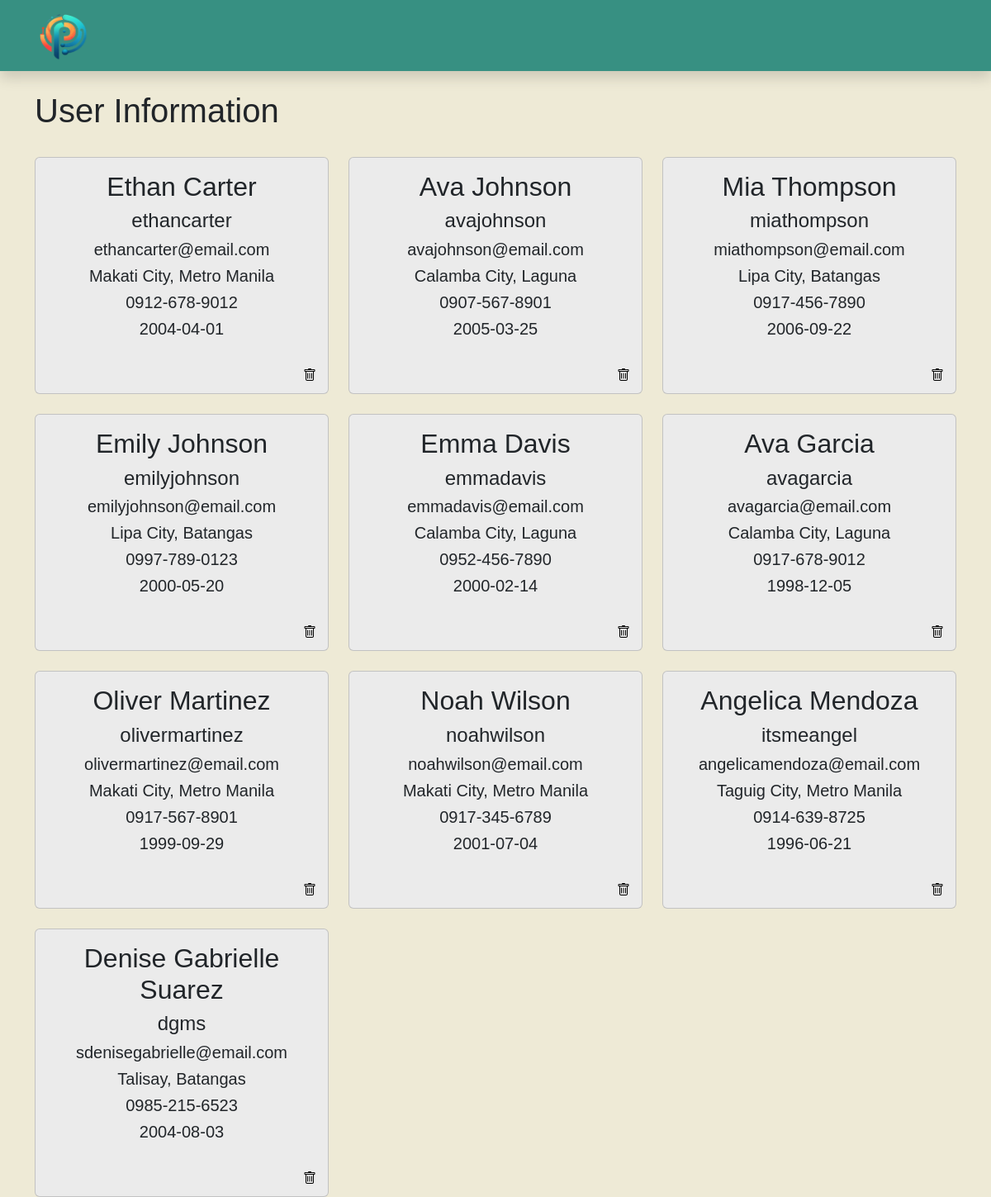
Before: / with the older database file.
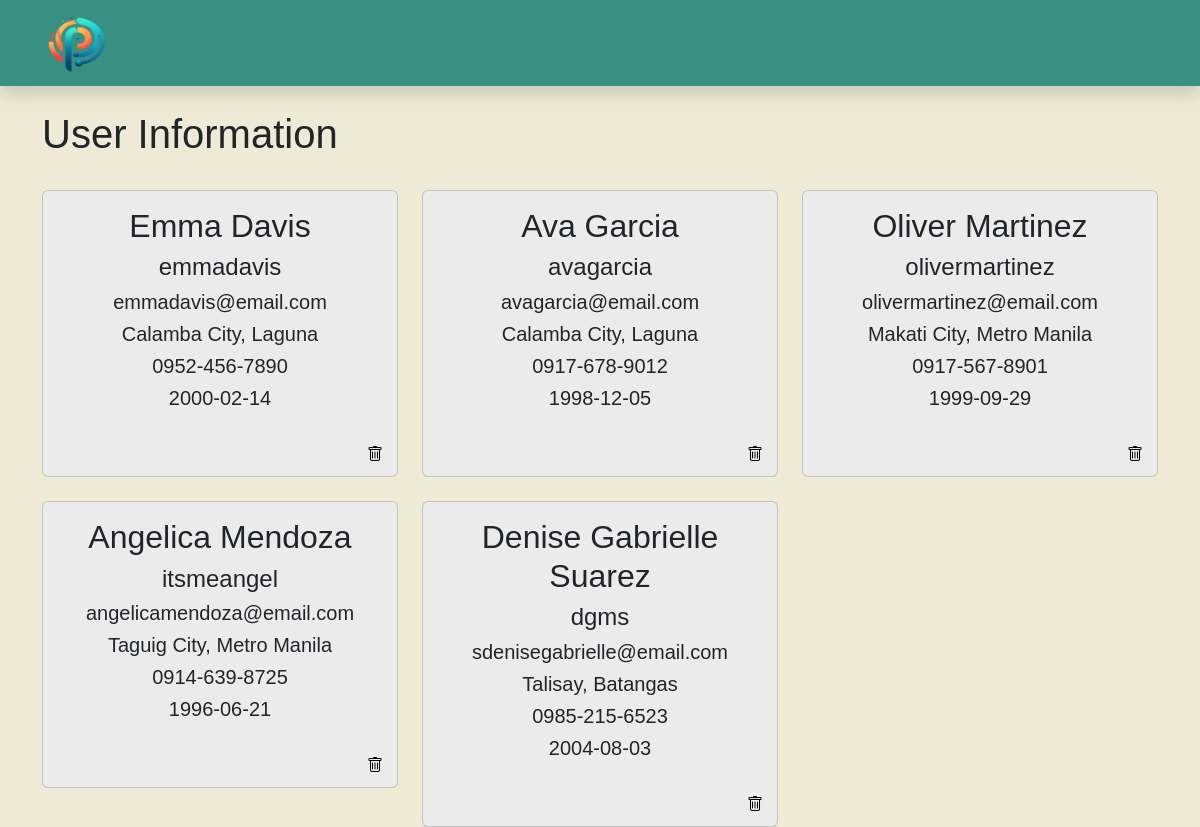
After: the same page with the newer database file.
### tables this page shows
CREATE TABLE `userinfo` (
  `userInfoID` int(15) NOT NULL,
  `userID` int(15) NOT NULL,
  `addressID` int(15) NOT NULL,
  `lastName` varchar(50) NOT NULL,
  `firstName` varchar(50) NOT NULL,
  `birthDate` varchar(50) NOT NULL,
  `contactNumber` varchar(15) DEFAULT NULL
);

CREATE TABLE `users` (
  `userID` int(15) NOT NULL,
  `messageID` int(15) NOT NULL,
  `username` varchar(20) NOT NULL,
  `email` varchar(50) DEFAULT NULL,
  `password` varchar(20) NOT NULL
);

CREATE TABLE `cities` (
  `cityID` int(15) NOT NULL,
  `cityName` varchar(50) NOT NULL
);

CREATE TABLE `provinces` (
  `provinceID` int(15) NOT NULL,
  `provinceName` varchar(50) NOT NULL
);

### connect.php (called while the page is built, shortened)
<!-- <?php
  function executeQuery($query){
    $conn = $GLOBALS['conn'];
    return mysqli_query($conn, $query);
  }
?> -->

### index.php (the view, shortened to what this page needs)
<?php
include('connect.php');
$query = "SELECT
    ui.userID,
    u.username,
    u.email,
    ui.firstName,
    ui.lastName,
    ui.contactNumber,
    ui.birthDate,
    a.addressID,
    c.cityName,
    pr.provinceName
FROM userInfo ui
JOIN users u ON ui.userID = u.userID
JOIN addresses a ON ui.addressID = a.addressID
JOIN cities c ON a.cityID = c.cityID
JOIN provinces pr ON a.provinceID = pr.provinceID
ORDER BY ui.userID";
$result = executeQuery($query);
?>
<!doctype html>
<html lang="en">
<head>
  <link href="https://cdn.jsdelivr.net/npm/bootstrap@5.3.3/dist/css/bootstrap.min.css" rel="stylesheet">
  <link href="https://cdn.jsdelivr.net/npm/bootstrap-icons@1.10.5/font/bootstrap-icons.css" rel="stylesheet">
  <link rel="stylesheet" href="assets/css/style.css">
</head>
<body>
  <nav class="navbar shadow">
    <div class="container">
      <a class="navbar-brand" href="#">
        <img src="assets/media/logo.png" alt="logo" width="70" height="60">
      </a>
    </div>
  </nav>
  <div class="container">
    <div class="row mt-4">
      <div class="title">
        <h1>User Information</h1>
      </div>
    </div>
    <div class="row">
      <?php while ($row = mysqli_fetch_assoc($result)) { ?>
        <div class="col-12 col-sm-12 col-md-4 col-lg-4 col-xl-4">
          <div class="card mt-4  text-center">
            <div class="card-body">
              <h2 class="card-title"><?php echo $row['firstName'] . ' ' . $row['lastName']; ?></h2>
              <h4 class="card-title"><?php echo $row['username']; ?></h4>
              <h5 class="card-title"><?php echo $row['email']; ?></h5>
              <h5 class="card-title"><?php echo $row['cityName'] . ',' . ' ' . $row['provinceName']; ?></h5>
              <h5 class="card-title"><?php echo $row['contactNumber']; ?></h5>
              <h5 class="card-title"><?php echo $row['birthDate']; ?></h5>
            </div>
            <div class="d-flex justify-content-end p-2">
              <form method="POST">
                <button class="delete-button" style="background-color: transparent; border: none" type="submit">
                  <i class="bi bi-trash"></i>
                </button>
              </form>
            </div>
          </div>
        </div>
      <?php } ?>
    </div>
  </div>
</body>
</html>

### assets/css/style.css (style rules this page uses)
body { background-color: #EEEAD6; font-family: 'Poppins', sans-serif; }
.navbar { background-color: #379082; box-shadow: 10px; }
.title { font-weight: bold; }
.card { background-color: #EBEBEB; }
.container { font-family: 'Poppins', sans-serif; }

Changed rows visible on the page:
removed userinfo: firstName "Ethan", lastName "Carter", userID.username "ethancarter", userID.email "ethancarter@email.com", cities.cityName "Makati City", provinces.provinceName "Metro Manila", contactNumber "0912-678-9012", birthDate "2004-04-01"
removed userinfo: firstName "Ava", lastName "Johnson", userID.username "avajohnson", userID.email "avajohnson@email.com", cities.cityName "Calamba City", provinces.provinceName "Laguna", contactNumber "0907-567-8901", birthDate "2005-03-25"
removed userinfo: firstName "Mia", lastName "Thompson", userID.username "miathompson", userID.email "miathompson@email.com", cities.cityName "Lipa City", provinces.provinceName "Batangas", contactNumber "0917-456-7890", birthDate "2006-09-22"
removed userinfo: firstName "Emily", lastName "Johnson", userID.username "emilyjohnson", userID.email "emilyjohnson@email.com", cities.cityName "Lipa City", provinces.provinceName "Batangas", contactNumber "0997-789-0123", birthDate "2000-05-20"
removed userinfo: firstName "Noah", lastName "Wilson", userID.username "noahwilson", userID.email "noahwilson@email.com", cities.cityName "Makati City", provinces.provinceName "Metro Manila", contactNumber "0917-345-6789", birthDate "2001-07-04"
